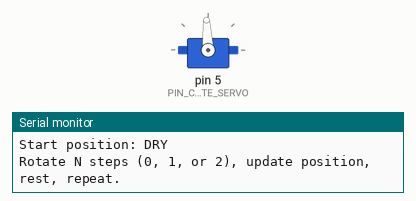
Bench run of a sketch on a simulated Arduino Uno, built with avr-gcc and run on an emulated ATmega328P. On the bench: servo, the last lines printed to the serial monitor.

Above: at 0.1 s.
At 8.65 s:
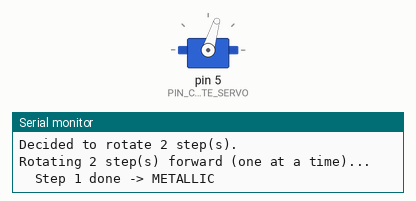
Timing chart, 0 to 19.3 s (numbered marks = the images above):
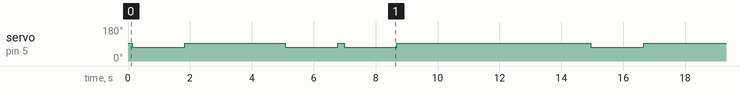

The sketch:

test_chute_state_machine.ino
```cpp
/*
  Chute Servo — Position State Machine Test
  Continuous rotation servo on D5.

  Positions (circular): DRY=0, WET=1, METALLIC=2
  Forward rotation: DRY -> WET -> METALLIC -> DRY

  Tracks current position in a variable. Each step rotates for STEP_DURATION_MS.
  You can call rotateSteps(0, 1, or 2) from any position.
*/

#include <Servo.h>

// ===== PINS =====
const uint8_t PIN_CHUTE_SERVO = 5;

// ===== MICROSECONDS =====
const uint16_t SERVO_STOP = 1500;
const uint16_t SERVO_ROTATE_FORWARD = 1300;  // DRY->WET->METALLIC->DRY

// ===== TIMING =====
const uint16_t STEP_DURATION_MS = 1700;   // time for ONE step (tune this!)
const uint16_t HOLD_MS = 3000;            // hold at each position

// ===== POSITION STATES =====
const uint8_t POS_DRY = 0;
const uint8_t POS_WET = 1;
const uint8_t POS_METALLIC = 2;

const __FlashStringHelper* posName(uint8_t p) {
  switch (p) {
    case POS_DRY:     return F("DRY");
    case POS_WET:     return F("WET");
    case POS_METALLIC:return F("METALLIC");
    default:          return F("UNKNOWN");
  }
}

// ===== GLOBALS =====
Servo chuteServo;
uint8_t currentPosition = POS_DRY;  // track position in a variable

// ===== SETUP =====
void setup() {
  Serial.begin(9600);
  chuteServo.attach(PIN_CHUTE_SERVO);
  chuteServo.writeMicroseconds(SERVO_STOP);

  Serial.println(F("=== Chute Position State Machine ==="));
  Serial.print(F("Start position: "));
  Serial.println(posName(currentPosition));
  Serial.println(F("Rotate N steps (0, 1, or 2), update position, rest, repeat."));
  Serial.println();
}

// ===== HELPERS =====
void stopChute() {
  chuteServo.writeMicroseconds(SERVO_STOP);
}

void rotateForward() {
  chuteServo.writeMicroseconds(SERVO_ROTATE_FORWARD);
}

// Rotate N steps forward from current position.
// Each step rotates individually for STEP_DURATION_MS with a brief pause between.
// Updates currentPosition after each step.
void rotateSteps(uint8_t steps) {
  if (steps == 0) {
    Serial.println(F("Rotating 0 steps (stay)."));
    return;
  }

  Serial.print(F("Rotating "));
  Serial.print(steps);
  Serial.println(F(" step(s) forward (one at a time)..."));

  for (uint8_t s = 0; s < steps; s++) {
    rotateForward();
    delay(STEP_DURATION_MS);
    stopChute();
    delay(200);  // brief pause between steps to reset

    // Update position after each step
    currentPosition = (currentPosition + 1) % 3;
    Serial.print(F("  Step "));
    Serial.print(s + 1);
    Serial.print(F(" done -> "));
    Serial.println(posName(currentPosition));
  }
}

// ===== DECISION LOGIC =====
// Modify this function to decide how many steps to rotate next.
// Returns 0, 1, or 2.
uint8_t decideNextMove() {
  // EXAMPLE: cycle through 1, 2, 0 steps repeatedly
  static uint8_t patternIndex = 0;
  const uint8_t pattern[] = {1, 2, 0};
  uint8_t move = pattern[patternIndex];
  patternIndex = (patternIndex + 1) % 3;

  Serial.print(F("Decided to rotate "));
  Serial.print(move);
  Serial.println(F(" step(s)."));
  return move;
}

// ===== LOOP =====
void loop() {
  // 1. Decide how many steps to rotate
  uint8_t steps = decideNextMove();

  // 2. Rotate that many steps (updates currentPosition automatically)
  rotateSteps(steps);

  // 3. Rest at current position
  Serial.print(F("Resting at "));
  Serial.println(posName(currentPosition));
  delay(HOLD_MS);

  Serial.println(F("--- Cycle complete ---"));
  Serial.println();
}
```

Measured:
- by itself, servo on pin 5 (PIN_CHUTE_SERVO): repeats every 14.8 s: 93° 3.2 s, 73° 1.7 s, 93° 0.20 s, 73° 1.7 s, 93° 6.3 s, 73° 1.7 s
